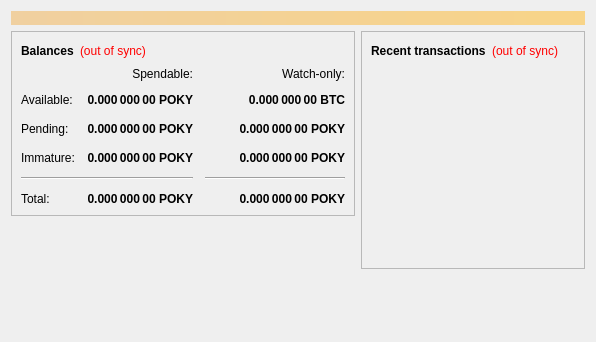
<?xml version="1.0" encoding="UTF-8"?>
<ui version="4.0">
 <class>OverviewPage</class>
 <widget class="QWidget" name="OverviewPage">
  <property name="geometry">
   <rect>
    <x>0</x>
    <y>0</y>
    <width>596</width>
    <height>342</height>
   </rect>
  </property>
  <property name="windowTitle">
   <string>Form</string>
  </property>
  <layout class="QVBoxLayout" name="topLayout">
   <item>
    <widget class="QLabel" name="labelAlerts">
     <property name="visible">
      <bool>false</bool>
     </property>
     <property name="styleSheet">
      <string notr="true">background-color: qlineargradient(x1: 0, y1: 0, x2: 1, y2: 0, stop:0 #F0D0A0, stop:1 #F8D488); color:#000000;</string>
     </property>
     <property name="wordWrap">
      <bool>true</bool>
     </property>
     <property name="margin">
      <number>3</number>
     </property>
    </widget>
   </item>
   <item>
    <layout class="QHBoxLayout" name="horizontalLayout" stretch="1,1">
     <item>
      <layout class="QVBoxLayout" name="verticalLayout_2">
       <item>
        <widget class="QFrame" name="frame">
         <property name="frameShape">
          <enum>QFrame::StyledPanel</enum>
         </property>
         <property name="frameShadow">
          <enum>QFrame::Raised</enum>
         </property>
         <layout class="QVBoxLayout" name="verticalLayout_4">
          <item>
           <layout class="QHBoxLayout" name="horizontalLayout_4">
            <item>
             <widget class="QLabel" name="label_5">
              <property name="font">
               <font>
                <weight>75</weight>
                <bold>true</bold>
               </font>
              </property>
              <property name="text">
               <string>Balances</string>
              </property>
             </widget>
            </item>
            <item>
             <widget class="QLabel" name="labelWalletStatus">
              <property name="cursor">
               <cursorShape>WhatsThisCursor</cursorShape>
              </property>
              <property name="toolTip">
               <string>The displayed information may be out of date. Your wallet automatically synchronizes with the Pokycoin network after a connection is established, but this process has not completed yet.</string>
              </property>
              <property name="styleSheet">
               <string notr="true">QLabel { color: red; }</string>
              </property>
              <property name="text">
               <string notr="true">(out of sync)</string>
              </property>
              <property name="alignment">
               <set>Qt::AlignLeading|Qt::AlignLeft|Qt::AlignVCenter</set>
              </property>
             </widget>
            </item>
            <item>
             <spacer name="horizontalSpacer_3">
              <property name="orientation">
               <enum>Qt::Horizontal</enum>
              </property>
              <property name="sizeHint" stdset="0">
               <size>
                <width>40</width>
                <height>20</height>
               </size>
              </property>
             </spacer>
            </item>
           </layout>
          </item>
          <item>
           <layout class="QGridLayout" name="gridLayout">
            <property name="spacing">
             <number>12</number>
            </property>
            <item row="2" column="2">
             <widget class="QLabel" name="labelWatchPending">
              <property name="font">
               <font>
                <weight>75</weight>
                <bold>true</bold>
               </font>
              </property>
              <property name="cursor">
               <cursorShape>IBeamCursor</cursorShape>
              </property>
              <property name="toolTip">
               <string>Unconfirmed transactions to watch-only addresses</string>
              </property>
              <property name="text">
               <string notr="true">0.000 000 00 POKY</string>
              </property>
              <property name="alignment">
               <set>Qt::AlignRight|Qt::AlignTrailing|Qt::AlignVCenter</set>
              </property>
              <property name="textInteractionFlags">
               <set>Qt::LinksAccessibleByMouse|Qt::TextSelectableByKeyboard|Qt::TextSelectableByMouse</set>
              </property>
             </widget>
            </item>
            <item row="2" column="1">
             <widget class="QLabel" name="labelUnconfirmed">
              <property name="font">
               <font>
                <weight>75</weight>
                <bold>true</bold>
               </font>
              </property>
              <property name="cursor">
               <cursorShape>IBeamCursor</cursorShape>
              </property>
              <property name="toolTip">
               <string>Total of transactions that have yet to be confirmed, and do not yet count toward the spendable balance</string>
              </property>
              <property name="text">
               <string notr="true">0.000 000 00 POKY</string>
              </property>
              <property name="alignment">
               <set>Qt::AlignRight|Qt::AlignTrailing|Qt::AlignVCenter</set>
              </property>
              <property name="textInteractionFlags">
               <set>Qt::LinksAccessibleByMouse|Qt::TextSelectableByKeyboard|Qt::TextSelectableByMouse</set>
              </property>
             </widget>
            </item>
            <item row="3" column="2">
             <widget class="QLabel" name="labelWatchImmature">
              <property name="font">
               <font>
                <weight>75</weight>
                <bold>true</bold>
               </font>
              </property>
              <property name="cursor">
               <cursorShape>IBeamCursor</cursorShape>
              </property>
              <property name="toolTip">
               <string>Mined balance in watch-only addresses that has not yet matured</string>
              </property>
              <property name="text">
               <string notr="true">0.000 000 00 POKY</string>
              </property>
              <property name="alignment">
               <set>Qt::AlignRight|Qt::AlignTrailing|Qt::AlignVCenter</set>
              </property>
              <property name="textInteractionFlags">
               <set>Qt::LinksAccessibleByMouse|Qt::TextSelectableByKeyboard|Qt::TextSelectableByMouse</set>
              </property>
             </widget>
            </item>
            <item row="4" column="0" colspan="2">
             <widget class="Line" name="line">
              <property name="orientation">
               <enum>Qt::Horizontal</enum>
              </property>
             </widget>
            </item>
            <item row="4" column="2">
             <widget class="Line" name="lineWatchBalance">
              <property name="sizePolicy">
               <sizepolicy hsizetype="Preferred" vsizetype="Fixed">
                <horstretch>0</horstretch>
                <verstretch>0</verstretch>
               </sizepolicy>
              </property>
              <property name="minimumSize">
               <size>
                <width>140</width>
                <height>0</height>
               </size>
              </property>
              <property name="orientation">
               <enum>Qt::Horizontal</enum>
              </property>
             </widget>
            </item>
            <item row="5" column="0">
             <widget class="QLabel" name="labelTotalText">
              <property name="text">
               <string>Total:</string>
              </property>
             </widget>
            </item>
            <item row="3" column="1">
             <widget class="QLabel" name="labelImmature">
              <property name="font">
               <font>
                <weight>75</weight>
                <bold>true</bold>
               </font>
              </property>
              <property name="cursor">
               <cursorShape>IBeamCursor</cursorShape>
              </property>
              <property name="toolTip">
               <string>Mined balance that has not yet matured</string>
              </property>
              <property name="text">
               <string notr="true">0.000 000 00 POKY</string>
              </property>
              <property name="alignment">
               <set>Qt::AlignRight|Qt::AlignTrailing|Qt::AlignVCenter</set>
              </property>
              <property name="textInteractionFlags">
               <set>Qt::LinksAccessibleByMouse|Qt::TextSelectableByKeyboard|Qt::TextSelectableByMouse</set>
              </property>
             </widget>
            </item>
            <item row="2" column="3">
             <spacer name="horizontalSpacer_2">
              <property name="orientation">
               <enum>Qt::Horizontal</enum>
              </property>
              <property name="sizeHint" stdset="0">
               <size>
                <width>40</width>
                <height>20</height>
               </size>
              </property>
             </spacer>
            </item>
            <item row="3" column="0">
             <widget class="QLabel" name="labelImmatureText">
              <property name="text">
               <string>Immature:</string>
              </property>
             </widget>
            </item>
            <item row="5" column="1">
             <widget class="QLabel" name="labelTotal">
              <property name="font">
               <font>
                <weight>75</weight>
                <bold>true</bold>
               </font>
              </property>
              <property name="cursor">
               <cursorShape>IBeamCursor</cursorShape>
              </property>
              <property name="toolTip">
               <string>Your current total balance</string>
              </property>
              <property name="text">
               <string notr="true">0.000 000 00 POKY</string>
              </property>
              <property name="alignment">
               <set>Qt::AlignRight|Qt::AlignTrailing|Qt::AlignVCenter</set>
              </property>
              <property name="textInteractionFlags">
               <set>Qt::LinksAccessibleByMouse|Qt::TextSelectableByKeyboard|Qt::TextSelectableByMouse</set>
              </property>
             </widget>
            </item>
            <item row="5" column="2">
             <widget class="QLabel" name="labelWatchTotal">
              <property name="font">
               <font>
                <weight>75</weight>
                <bold>true</bold>
               </font>
              </property>
              <property name="cursor">
               <cursorShape>IBeamCursor</cursorShape>
              </property>
              <property name="toolTip">
               <string>Current total balance in watch-only addresses</string>
              </property>
              <property name="text">
               <string notr="true">0.000 000 00 POKY</string>
              </property>
              <property name="alignment">
               <set>Qt::AlignRight|Qt::AlignTrailing|Qt::AlignVCenter</set>
              </property>
              <property name="textInteractionFlags">
               <set>Qt::LinksAccessibleByMouse|Qt::TextSelectableByKeyboard|Qt::TextSelectableByMouse</set>
              </property>
             </widget>
            </item>
            <item row="0" column="2">
             <widget class="QLabel" name="labelWatchonly">
              <property name="text">
               <string>Watch-only:</string>
              </property>
              <property name="alignment">
               <set>Qt::AlignRight|Qt::AlignTrailing|Qt::AlignVCenter</set>
              </property>
             </widget>
            </item>
            <item row="1" column="0">
             <widget class="QLabel" name="labelBalanceText">
              <property name="text">
               <string>Available:</string>
              </property>
             </widget>
            </item>
            <item row="1" column="1">
             <widget class="QLabel" name="labelBalance">
              <property name="font">
               <font>
                <weight>75</weight>
                <bold>true</bold>
               </font>
              </property>
              <property name="cursor">
               <cursorShape>IBeamCursor</cursorShape>
              </property>
              <property name="toolTip">
               <string>Your current spendable balance</string>
              </property>
              <property name="text">
               <string notr="true">0.000 000 00 POKY</string>
              </property>
              <property name="alignment">
               <set>Qt::AlignRight|Qt::AlignTrailing|Qt::AlignVCenter</set>
              </property>
              <property name="textInteractionFlags">
               <set>Qt::LinksAccessibleByMouse|Qt::TextSelectableByKeyboard|Qt::TextSelectableByMouse</set>
              </property>
             </widget>
            </item>
            <item row="1" column="2">
             <widget class="QLabel" name="labelWatchAvailable">
              <property name="font">
               <font>
                <weight>75</weight>
                <bold>true</bold>
               </font>
              </property>
              <property name="cursor">
               <cursorShape>IBeamCursor</cursorShape>
              </property>
              <property name="toolTip">
               <string>Your current balance in watch-only addresses</string>
              </property>
              <property name="text">
               <string notr="true">0.000 000 00 BTC</string>
              </property>
              <property name="alignment">
               <set>Qt::AlignRight|Qt::AlignTrailing|Qt::AlignVCenter</set>
              </property>
              <property name="textInteractionFlags">
               <set>Qt::LinksAccessibleByMouse|Qt::TextSelectableByKeyboard|Qt::TextSelectableByMouse</set>
              </property>
             </widget>
            </item>
            <item row="2" column="0">
             <widget class="QLabel" name="labelPendingText">
              <property name="text">
               <string>Pending:</string>
              </property>
             </widget>
            </item>
            <item row="0" column="1">
             <widget class="QLabel" name="labelSpendable">
              <property name="text">
               <string>Spendable:</string>
              </property>
              <property name="alignment">
               <set>Qt::AlignRight|Qt::AlignTrailing|Qt::AlignVCenter</set>
              </property>
             </widget>
            </item>
           </layout>
          </item>
         </layout>
        </widget>
       </item>
       <item>
        <spacer name="verticalSpacer">
         <property name="orientation">
          <enum>Qt::Vertical</enum>
         </property>
         <property name="sizeHint" stdset="0">
          <size>
           <width>20</width>
           <height>40</height>
          </size>
         </property>
        </spacer>
       </item>
      </layout>
     </item>
     <item>
      <layout class="QVBoxLayout" name="verticalLayout_3">
       <item>
        <widget class="QFrame" name="frame_2">
         <property name="frameShape">
          <enum>QFrame::StyledPanel</enum>
         </property>
         <property name="frameShadow">
          <enum>QFrame::Raised</enum>
         </property>
         <layout class="QVBoxLayout" name="verticalLayout">
          <item>
           <layout class="QHBoxLayout" name="horizontalLayout_2">
            <item>
             <widget class="QLabel" name="label_4">
              <property name="font">
               <font>
                <weight>75</weight>
                <bold>true</bold>
               </font>
              </property>
              <property name="text">
               <string>Recent transactions</string>
              </property>
             </widget>
            </item>
            <item>
             <widget class="QLabel" name="labelTransactionsStatus">
              <property name="cursor">
               <cursorShape>WhatsThisCursor</cursorShape>
              </property>
              <property name="toolTip">
               <string>The displayed information may be out of date. Your wallet automatically synchronizes with the Pokycoin network after a connection is established, but this process has not completed yet.</string>
              </property>
              <property name="styleSheet">
               <string notr="true">QLabel { color: red; }</string>
              </property>
              <property name="text">
               <string notr="true">(out of sync)</string>
              </property>
              <property name="alignment">
               <set>Qt::AlignRight|Qt::AlignTrailing|Qt::AlignVCenter</set>
              </property>
             </widget>
            </item>
            <item>
             <spacer name="horizontalSpacer">
              <property name="orientation">
               <enum>Qt::Horizontal</enum>
              </property>
              <property name="sizeHint" stdset="0">
               <size>
                <width>40</width>
                <height>20</height>
               </size>
              </property>
             </spacer>
            </item>
           </layout>
          </item>
          <item>
           <widget class="QListView" name="listTransactions">
            <property name="styleSheet">
             <string notr="true">QListView { background: transparent; }</string>
            </property>
            <property name="frameShape">
             <enum>QFrame::NoFrame</enum>
            </property>
            <property name="verticalScrollBarPolicy">
             <enum>Qt::ScrollBarAlwaysOff</enum>
            </property>
            <property name="horizontalScrollBarPolicy">
             <enum>Qt::ScrollBarAlwaysOff</enum>
            </property>
            <property name="selectionMode">
             <enum>QAbstractItemView::NoSelection</enum>
            </property>
           </widget>
          </item>
         </layout>
        </widget>
       </item>
       <item>
        <spacer name="verticalSpacer_2">
         <property name="orientation">
          <enum>Qt::Vertical</enum>
         </property>
         <property name="sizeHint" stdset="0">
          <size>
           <width>20</width>
           <height>40</height>
          </size>
         </property>
        </spacer>
       </item>
      </layout>
     </item>
    </layout>
   </item>
  </layout>
 </widget>
 <resources/>
 <connections/>
</ui>
